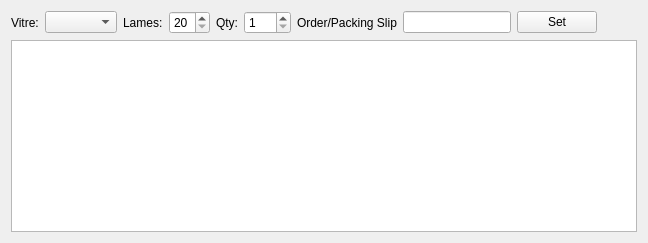
          <widget class="QWidget" name="tab_27">
           <attribute name="title">
            <string>Livrasion/No YET</string>
           </attribute>
           <layout class="QGridLayout" name="gridLayout_38">
            <item row="0" column="0">
             <layout class="QVBoxLayout" name="verticalLayout_44">
              <item>
               <layout class="QHBoxLayout" name="horizontalLayout_66">
                <item>
                 <widget class="QLabel" name="label_107">
                  <property name="text">
                   <string>Vitre:</string>
                  </property>
                 </widget>
                </item>
                <item>
                 <widget class="QComboBox" name="cmb_lames_vitre_4"/>
                </item>
                <item>
                 <widget class="QLabel" name="label_108">
                  <property name="text">
                   <string>Lames:</string>
                  </property>
                 </widget>
                </item>
                <item>
                 <widget class="QSpinBox" name="spb_Lames_L_4">
                  <property name="minimum">
                   <number>20</number>
                  </property>
                  <property name="maximum">
                   <number>42</number>
                  </property>
                  <property name="singleStep">
                   <number>2</number>
                  </property>
                 </widget>
                </item>
                <item>
                 <widget class="QLabel" name="label_109">
                  <property name="text">
                   <string>Qty:</string>
                  </property>
                 </widget>
                </item>
                <item>
                 <widget class="QSpinBox" name="spb_Lames_qty_4">
                  <property name="minimum">
                   <number>1</number>
                  </property>
                  <property name="maximum">
                   <number>500</number>
                  </property>
                 </widget>
                </item>
                <item>
                 <widget class="QLabel" name="label_110">
                  <property name="text">
                   <string>Order/Packing Slip</string>
                  </property>
                 </widget>
                </item>
                <item>
                 <widget class="QLineEdit" name="le_lames_packingslip">
                  <property name="maximumSize">
                   <size>
                    <width>150</width>
                    <height>16777215</height>
                   </size>
                  </property>
                 </widget>
                </item>
                <item>
                 <widget class="QPushButton" name="pushButton_59">
                  <property name="text">
                   <string>Set</string>
                  </property>
                 </widget>
                </item>
                <item>
                 <spacer name="horizontalSpacer_41">
                  <property name="orientation">
                   <enum>Qt::Horizontal</enum>
                  </property>
                  <property name="sizeHint" stdset="0">
                   <size>
                    <width>40</width>
                    <height>20</height>
                   </size>
                  </property>
                 </spacer>
                </item>
               </layout>
              </item>
              <item>
               <widget class="QTableView" name="tableView_lames_stock_2"/>
              </item>
             </layout>
            </item>
           </layout>
          </widget>
